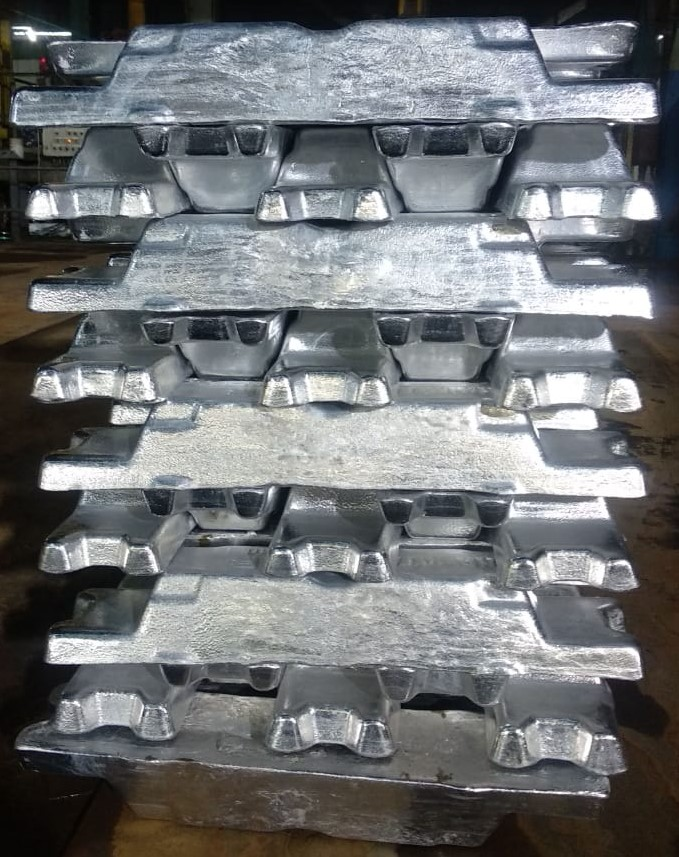
#> input picture image Processing/template/test1.jpeg, 679 x 857 px
$ python canny_edge_detection.py   (older library calls are emulated)
#> lines starting #> are read from the running program, lines starting #| are printed output that depends on the picture; after the words box and inside, x2 and y2 are one past the last pixel; in counts of white or black regions, pixels touching at a corner belong together
import cv2
import numpy as np

#== Parameters =======================================================================
BLUR = 21
CANNY_THRESH_1 = 100
CANNY_THRESH_2 = 200
MASK_DILATE_ITER = 10
MASK_ERODE_ITER = 10
MASK_COLOR = (0.0,0.0,1.0) # In BGR format


#== Processing =======================================================================

#-- Read image -----------------------------------------------------------------------
img = cv2.imread("template/test1.jpeg")
#> img is the input picture: shape (857, 679, 3); mean B, G, R 117, 115, 112.4
gray = cv2.cvtColor(img,cv2.COLOR_BGR2GRAY)

#-- Edge detection -------------------------------------------------------------------
edges = cv2.Canny(gray, CANNY_THRESH_1, CANNY_THRESH_2)
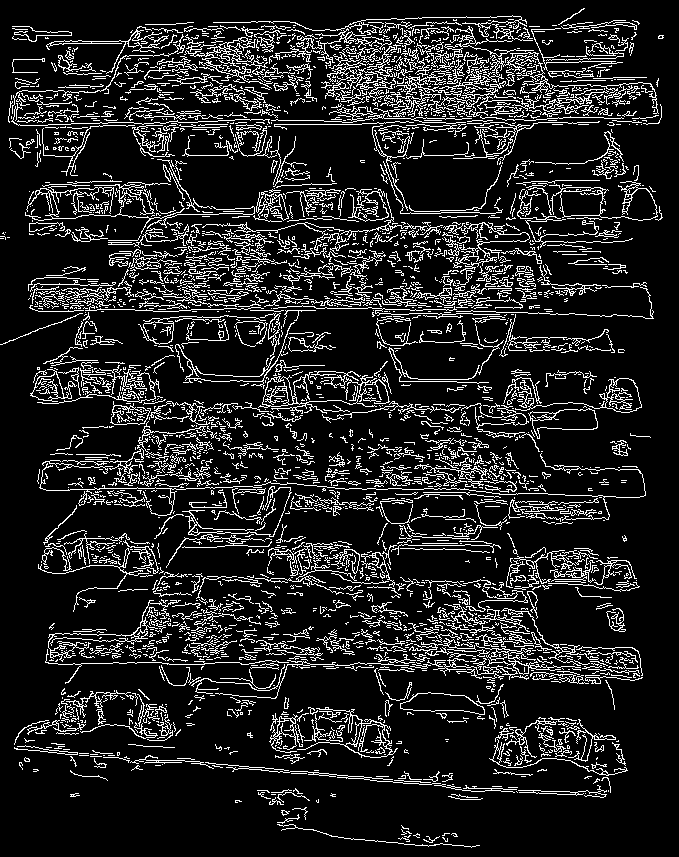
#> edges: shape (857, 679); 13.5% white in thin lines or dots
edges = cv2.dilate(edges, None)
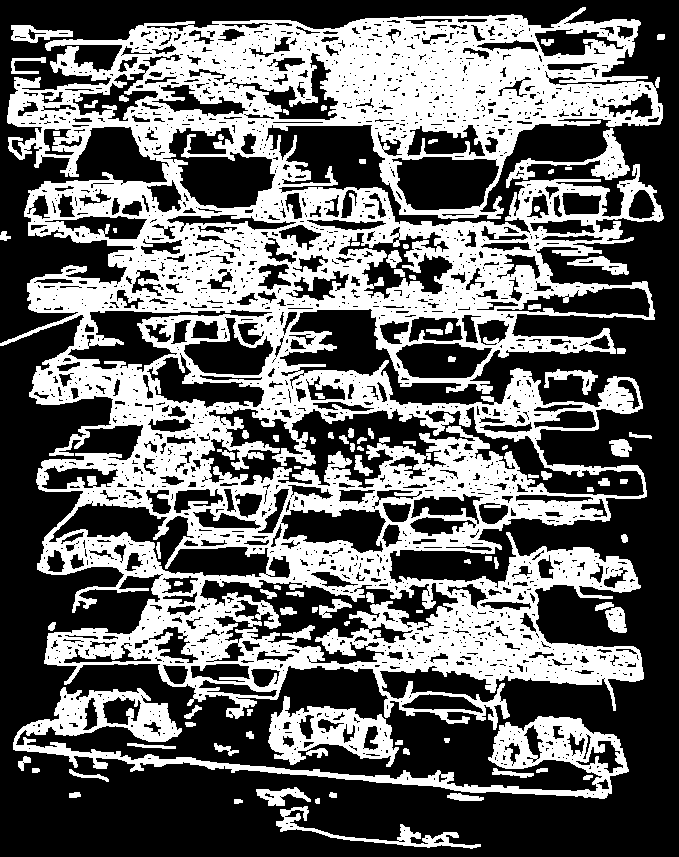
#> edges: shape (857, 679); 40.2% white; 97 white regions (1 under 20 px), largest, box (x1, y1, x2, y2) and area: (0, 7, 664, 730) 205526, (13, 687, 629, 799) 12731, (268, 696, 399, 767) 4236
edges = cv2.erode(edges, None)
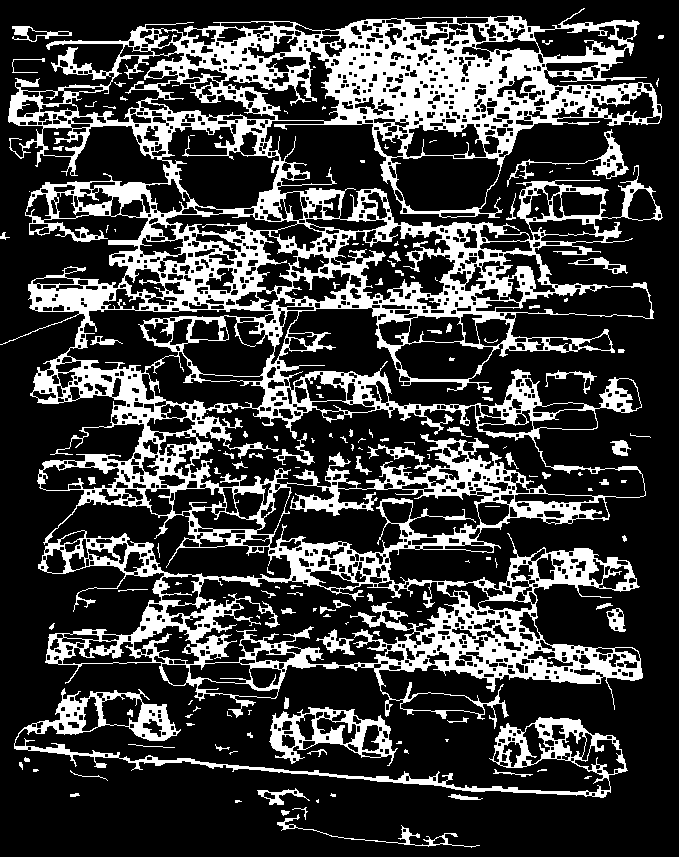
#> edges: shape (857, 679); 24.6% white; 156 white regions (83 under 20 px)

#-- Find contours in edges, sort by area ---------------------------------------------
contour_info = []
_, contours, _ = cv2.findContours(edges, cv2.RETR_LIST, cv2.CHAIN_APPROX_NONE)
#> contours = 1744 contours, 670 with area under 20; largest, box (x1, y1, x2, y2) and area: (0, 8, 663, 729) 302206, (189, 404, 646, 498) 20769, (195, 577, 460, 666) 13966, (14, 688, 628, 798) 11118, (269, 483, 485, 555) 8280
# Previously, for a previous version of cv2, this line was:
#  contours, _ = cv2.findContours(edges, cv2.RETR_LIST, cv2.CHAIN_APPROX_NONE)
# Thanks to notes from commenters, I've updated the code but left this note
print(len(contours))
#| 1744
for c in contours:
    contour_info.append((
        c,
        cv2.isContourConvex(c),
        cv2.contourArea(c),
    ))
#> after the loop, contour_info = 1744 items
contour_info = sorted(contour_info, key=lambda c: c[2], reverse=True)
max_contour = contour_info[0]
#> max_contour = 3 items, first 3: contour of 12422 points, box (x1, y1, x2, y2) (0, 8, 663, 729), area 302206, False, 302206

#-- Create empty mask, draw filled polygon on it corresponding to largest contour ----
# Mask is black, polygon is white
mask = np.zeros(edges.shape)
cv2.fillConvexPoly(mask, max_contour[0], (255))
#> mask: shape (857, 679) float64; 57.3% white; 9 black regions (5 under 20 px), largest, box (x1, y1, x2, y2) and area: (0, 0, 679, 857) 248147, (86, 454, 133, 461) 261, (349, 217, 393, 219) 84, (114, 403, 126, 406) 28

#-- Smooth mask, then blur it --------------------------------------------------------
mask = cv2.dilate(mask, None, iterations=MASK_DILATE_ITER)
#> mask: shape (857, 679) float64; 72.4% white; 11 black regions (2 under 20 px), largest, box (x1, y1, x2, y2) and area: (0, 0, 679, 857) 143844, (0, 0, 570, 91) 9854, (0, 160, 99, 330) 4042
mask = cv2.erode(mask, None, iterations=MASK_ERODE_ITER)
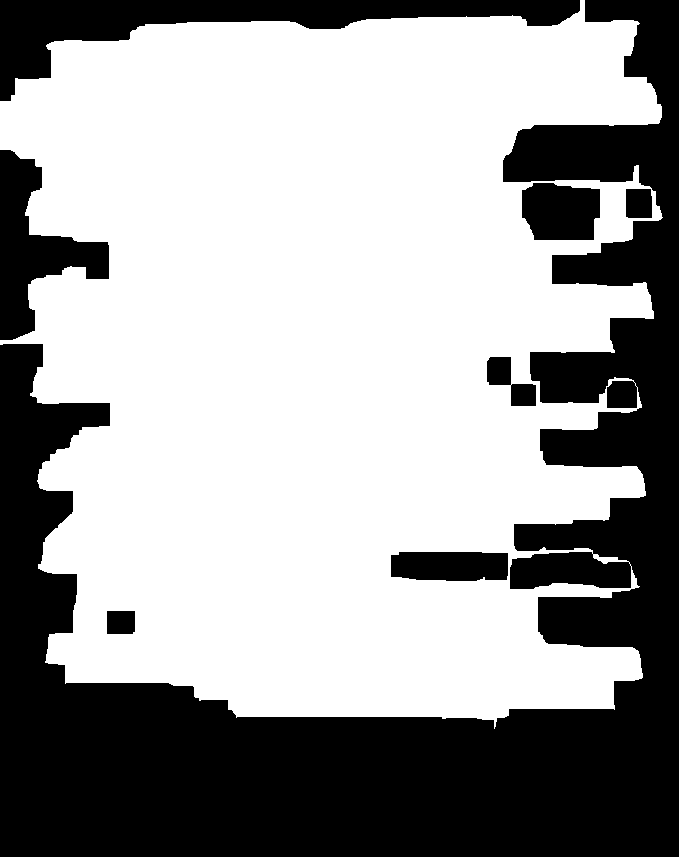
#> mask: shape (857, 679) float64; 61.9% white; 8 black regions, largest, box (x1, y1, x2, y2) and area: (0, 0, 679, 857) 186054, (0, 0, 580, 101) 17104, (0, 150, 109, 340) 8662
mask = cv2.GaussianBlur(mask, (BLUR, BLUR), 0)
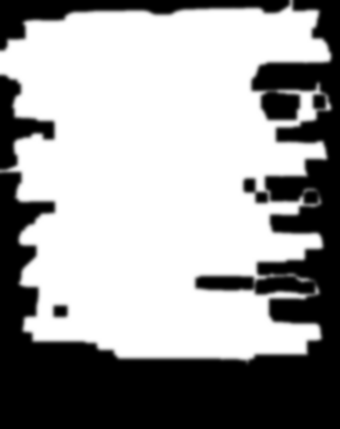
#> mask: shape (857, 679) float64 (shown at 1/2 size); min 0, max 255, mean 157.9; drawn with min black and max white
mask_stack = np.dstack([mask]*3)    # Create 3-channel alpha mask

#-- Blend masked img into MASK_COLOR background --------------------------------------
mask_stack  = mask_stack.astype('float32') / 255.0          # Use float matrices,
img         = img.astype('float32') / 255.0                 #  for easy blending

masked = (mask_stack * img) + ((1-mask_stack) * MASK_COLOR) # Blend
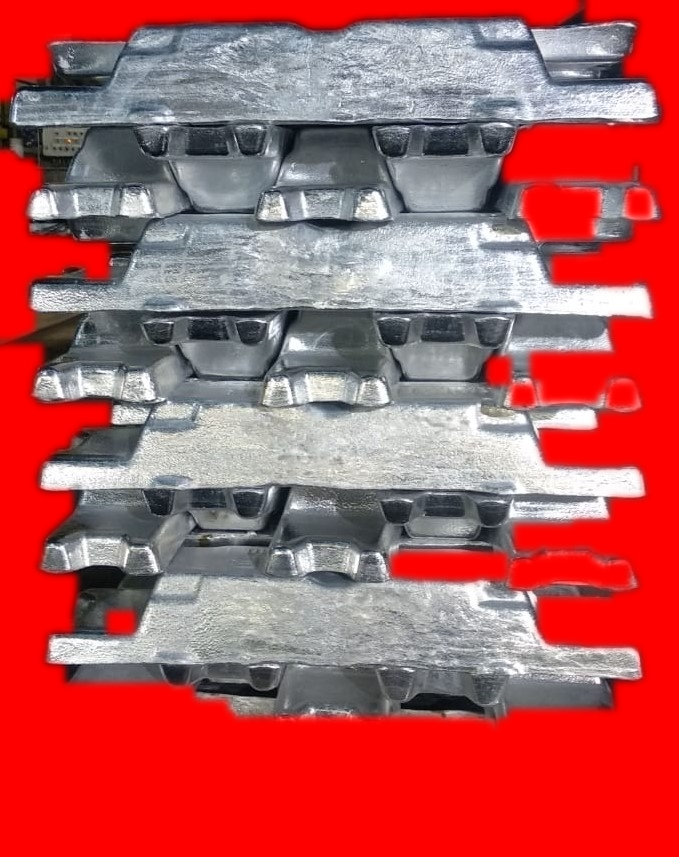
#> masked: shape (857, 679, 3) float64; mean of channels 0, 1, 2 0.358, 0.348, 0.715; drawn as B, G, R
masked = (masked * 255).astype('uint8')                     # Convert back to 8-bit

# cv2.imshow('img', cv2.resize(edges, None, fx = 0.5, fy = 0.5))
cv2.imshow('img', edges)                                      # Display
cv2.waitKey(0)
cv2.destroyAllWindows()

#cv2.imwrite('C:/Temp/person-masked.jpg', masked)
